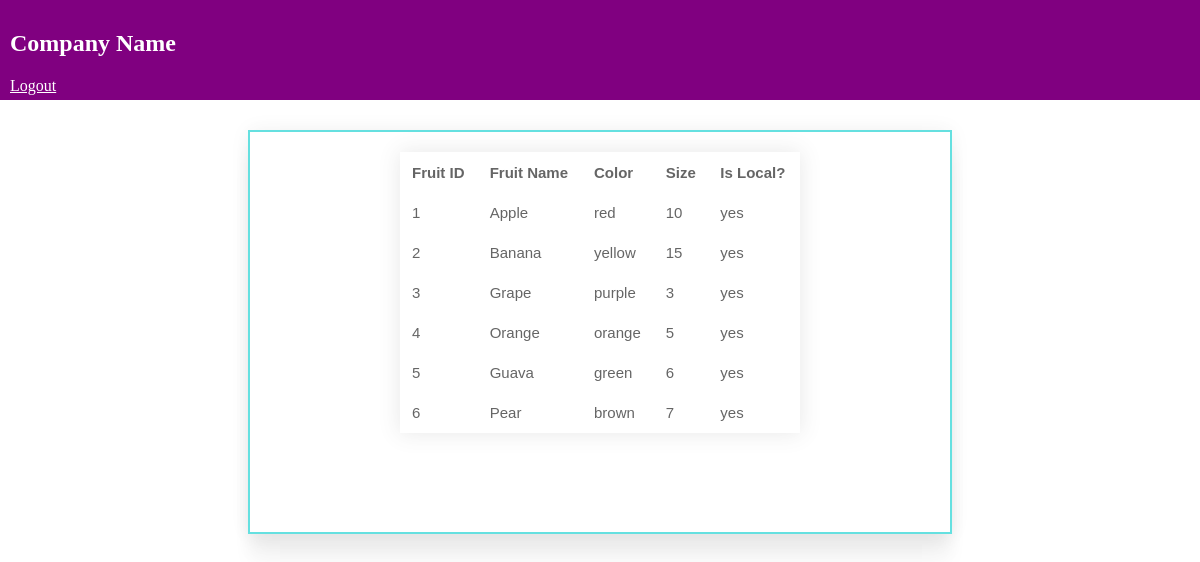
/index.php (signed in), run on the app's committed database.
### tables this page shows
CREATE TABLE IF NOT EXISTS `fruits` (
  `fruit_id` int(11) NOT NULL AUTO_INCREMENT,
  `fruit_name` text NOT NULL,
  `color` text NOT NULL,
  `size` varchar(100) NOT NULL,
  `local` text NOT NULL,
  PRIMARY KEY (`fruit_id`)
);

### index.php (the view, shortened to what this page needs)
<!DOCTYPE html>
<html>
<head>
</head>
<body>
<div class="header">
 <h2 style="margin-left: 10px; margin-top: 30px;">Company Name</h2>
  <a href ="logout.php">Logout</a>
</div>
		<div class="container">
		<table class="center">
		<tr>
			<th>Fruit ID</th>
			<th>Fruit Name</th>
			<th>Color</th>
			<th>Size</th>
			<th> Is Local?</th>
		</tr>
		<?php
		$con = mysqli_connect("localhost", "root", "", "login_sample_db");
		$sql = "SELECT * FROM fruits";
		$result = $con -> query($sql);
		if ($result -> num_rows > 0)
		{
			while ($row = $result -> fetch_assoc())
			{
				echo "<tr><td>" . $row["fruit_id"] . "</td><td>" . $row["fruit_name"] . "</td><td>" . $row["color"] . "</td><td>" . $row["size"] . "</td><td>" . $row["local"] . "</td></td>";
			}
		}
		else{
			echo "No Results";
		}
		?>
	</table>
	</div>
</body>
</html>

### index.php (style rules this page uses)
body { background-image: url("background.jpg"); background-size: cover; }
table { border-collapse: collapse; width: 50%; border-spacing: 2px; border: 1px solid #eee; margin-top: 20px; }
tr { border-bottom: 1.5px solid #00cccc; }
td, th { border: 1px solid white; padding: 0.5rem; text-align: left; padding: 11px; font-size: 15px; }
.center { margin-left: auto; margin-right: auto; border-collapse: collapse; font-size: 0.9em; font-family: sans-serif; min-width: 400px; box-shadow: 0 0 20px rgba(0, 0, 0, 0.15); }
.container { background-color: white; height: 400px; width: 700px; margin-top: 130px; margin-left: auto; margin-right: auto; opacity: 0.6; border: 2px solid #00cccc; box-shadow: 0px 0px 20px rgba(0,0,0,0.10), 0px 10px 20px rgba(0,0,0,0.05), 0px 20px 20px rgba(0,0,0,0.05), 0px 30px 20px rgba(0,0,0,0.05); }
.header { position: absolute; top: 0; width: 100%; margin: 0; height:100px; left: 0px; margin-left: 0; background-color: purple; color: white; }
a { color: white; margin-left: 10px; }

### data on the page
fruits: fruit_id "1", fruit_name "Apple", color "red", size "10", local "yes"
fruits: fruit_id "2", fruit_name "Banana", color "yellow", size "15", local "yes"
fruits: fruit_id "3", fruit_name "Grape", color "purple", size "3", local "yes"
fruits: fruit_id "4", fruit_name "Orange", color "orange", size "5", local "yes"
fruits: fruit_id "5", fruit_name "Guava", color "green", size "6", local "yes"
fruits: fruit_id "6", fruit_name "Pear", color "brown", size "7", local "yes"
